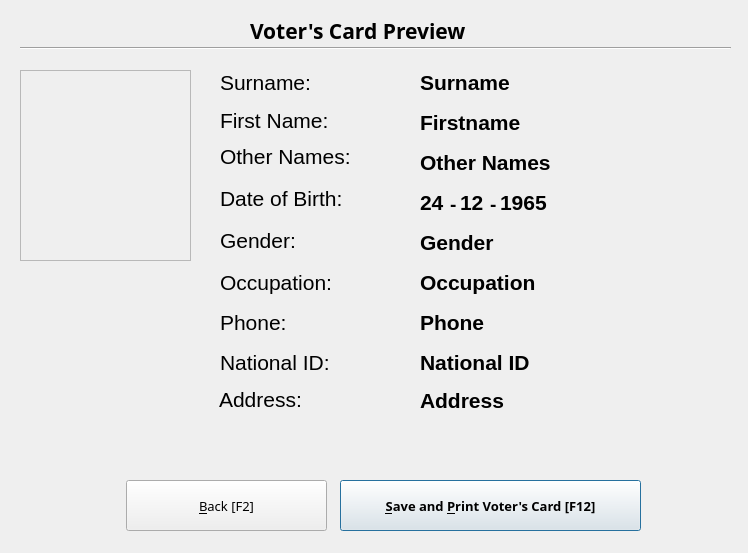
<?xml version="1.0" encoding="UTF-8"?>
<ui version="4.0">
 <class>PreviewDialog</class>
 <widget class="QDialog" name="PreviewDialog">
  <property name="geometry">
   <rect>
    <x>0</x>
    <y>0</y>
    <width>748</width>
    <height>553</height>
   </rect>
  </property>
  <property name="windowTitle">
   <string>Dialog</string>
  </property>
  <widget class="QLabel" name="label">
   <property name="geometry">
    <rect>
     <x>250</x>
     <y>10</y>
     <width>261</width>
     <height>41</height>
    </rect>
   </property>
   <property name="font">
    <font>
     <family>Lucida Sans</family>
     <pointsize>16</pointsize>
     <weight>75</weight>
     <bold>true</bold>
    </font>
   </property>
   <property name="text">
    <string>Voter's Card Preview </string>
   </property>
  </widget>
  <widget class="QLabel" name="lblPhotoFront">
   <property name="geometry">
    <rect>
     <x>20</x>
     <y>70</y>
     <width>171</width>
     <height>191</height>
    </rect>
   </property>
   <property name="frameShape">
    <enum>QFrame::StyledPanel</enum>
   </property>
   <property name="midLineWidth">
    <number>1</number>
   </property>
   <property name="text">
    <string/>
   </property>
   <property name="pixmap">
    <pixmap>photos/selected_photox.jpg</pixmap>
   </property>
   <property name="scaledContents">
    <bool>true</bool>
   </property>
  </widget>
  <widget class="QLabel" name="label_7">
   <property name="geometry">
    <rect>
     <x>220</x>
     <y>310</y>
     <width>68</width>
     <height>25</height>
    </rect>
   </property>
   <property name="font">
    <font>
     <family>Arial</family>
     <pointsize>16</pointsize>
    </font>
   </property>
   <property name="text">
    <string>Phone:</string>
   </property>
  </widget>
  <widget class="QLabel" name="label_5">
   <property name="geometry">
    <rect>
     <x>220</x>
     <y>228</y>
     <width>78</width>
     <height>25</height>
    </rect>
   </property>
   <property name="font">
    <font>
     <family>Arial</family>
     <pointsize>16</pointsize>
    </font>
   </property>
   <property name="text">
    <string>Gender:</string>
   </property>
  </widget>
  <widget class="QLabel" name="label_4">
   <property name="geometry">
    <rect>
     <x>219</x>
     <y>387</y>
     <width>85</width>
     <height>25</height>
    </rect>
   </property>
   <property name="font">
    <font>
     <family>Arial</family>
     <pointsize>16</pointsize>
    </font>
   </property>
   <property name="text">
    <string>Address:</string>
   </property>
  </widget>
  <widget class="QLabel" name="label_6">
   <property name="geometry">
    <rect>
     <x>220</x>
     <y>186</y>
     <width>125</width>
     <height>25</height>
    </rect>
   </property>
   <property name="font">
    <font>
     <family>Arial</family>
     <pointsize>16</pointsize>
    </font>
   </property>
   <property name="text">
    <string>Date of Birth:</string>
   </property>
  </widget>
  <widget class="QLabel" name="label_25">
   <property name="geometry">
    <rect>
     <x>220</x>
     <y>270</y>
     <width>131</width>
     <height>25</height>
    </rect>
   </property>
   <property name="font">
    <font>
     <family>Arial</family>
     <pointsize>16</pointsize>
    </font>
   </property>
   <property name="text">
    <string>Occupation:</string>
   </property>
  </widget>
  <widget class="QLabel" name="label_8">
   <property name="geometry">
    <rect>
     <x>220</x>
     <y>108</y>
     <width>111</width>
     <height>25</height>
    </rect>
   </property>
   <property name="font">
    <font>
     <family>Arial</family>
     <pointsize>16</pointsize>
    </font>
   </property>
   <property name="text">
    <string>First Name:</string>
   </property>
  </widget>
  <widget class="QLabel" name="label_9">
   <property name="geometry">
    <rect>
     <x>220</x>
     <y>144</y>
     <width>134</width>
     <height>25</height>
    </rect>
   </property>
   <property name="font">
    <font>
     <family>Arial</family>
     <pointsize>16</pointsize>
    </font>
   </property>
   <property name="text">
    <string>Other Names:</string>
   </property>
  </widget>
  <widget class="QLabel" name="label_10">
   <property name="geometry">
    <rect>
     <x>220</x>
     <y>70</y>
     <width>93</width>
     <height>25</height>
    </rect>
   </property>
   <property name="font">
    <font>
     <family>Arial</family>
     <pointsize>16</pointsize>
    </font>
   </property>
   <property name="text">
    <string>Surname:</string>
   </property>
  </widget>
  <widget class="Line" name="line">
   <property name="geometry">
    <rect>
     <x>20</x>
     <y>40</y>
     <width>711</width>
     <height>16</height>
    </rect>
   </property>
   <property name="orientation">
    <enum>Qt::Horizontal</enum>
   </property>
  </widget>
  <widget class="QLabel" name="lblLastName">
   <property name="geometry">
    <rect>
     <x>420</x>
     <y>70</y>
     <width>351</width>
     <height>25</height>
    </rect>
   </property>
   <property name="font">
    <font>
     <family>Arial</family>
     <pointsize>16</pointsize>
     <weight>75</weight>
     <bold>true</bold>
    </font>
   </property>
   <property name="text">
    <string>Surname</string>
   </property>
  </widget>
  <widget class="QLabel" name="lblFirstName">
   <property name="geometry">
    <rect>
     <x>420</x>
     <y>110</y>
     <width>321</width>
     <height>25</height>
    </rect>
   </property>
   <property name="font">
    <font>
     <family>Arial</family>
     <pointsize>16</pointsize>
     <weight>75</weight>
     <bold>true</bold>
    </font>
   </property>
   <property name="text">
    <string>Firstname</string>
   </property>
  </widget>
  <widget class="QLabel" name="lblOccupation">
   <property name="geometry">
    <rect>
     <x>420</x>
     <y>270</y>
     <width>321</width>
     <height>25</height>
    </rect>
   </property>
   <property name="font">
    <font>
     <family>Arial</family>
     <pointsize>16</pointsize>
     <weight>75</weight>
     <bold>true</bold>
    </font>
   </property>
   <property name="text">
    <string>Occupation</string>
   </property>
  </widget>
  <widget class="QLabel" name="lblMiddleName">
   <property name="geometry">
    <rect>
     <x>420</x>
     <y>150</y>
     <width>321</width>
     <height>25</height>
    </rect>
   </property>
   <property name="font">
    <font>
     <family>Arial</family>
     <pointsize>16</pointsize>
     <weight>75</weight>
     <bold>true</bold>
    </font>
   </property>
   <property name="text">
    <string>Other Names</string>
   </property>
  </widget>
  <widget class="QLabel" name="lblDobDay">
   <property name="geometry">
    <rect>
     <x>420</x>
     <y>190</y>
     <width>51</width>
     <height>25</height>
    </rect>
   </property>
   <property name="font">
    <font>
     <family>Arial</family>
     <pointsize>16</pointsize>
     <weight>75</weight>
     <bold>true</bold>
    </font>
   </property>
   <property name="text">
    <string>24</string>
   </property>
  </widget>
  <widget class="QLabel" name="lblGender">
   <property name="geometry">
    <rect>
     <x>420</x>
     <y>230</y>
     <width>321</width>
     <height>25</height>
    </rect>
   </property>
   <property name="font">
    <font>
     <family>Arial</family>
     <pointsize>16</pointsize>
     <weight>75</weight>
     <bold>true</bold>
    </font>
   </property>
   <property name="text">
    <string>Gender</string>
   </property>
  </widget>
  <widget class="QLabel" name="lblAddress">
   <property name="geometry">
    <rect>
     <x>420</x>
     <y>388</y>
     <width>281</width>
     <height>81</height>
    </rect>
   </property>
   <property name="font">
    <font>
     <family>Arial</family>
     <pointsize>16</pointsize>
     <weight>75</weight>
     <bold>true</bold>
    </font>
   </property>
   <property name="text">
    <string>Address</string>
   </property>
   <property name="alignment">
    <set>Qt::AlignLeading|Qt::AlignLeft|Qt::AlignTop</set>
   </property>
   <property name="wordWrap">
    <bool>true</bool>
   </property>
  </widget>
  <widget class="QLabel" name="lblDobMonth">
   <property name="geometry">
    <rect>
     <x>460</x>
     <y>190</y>
     <width>41</width>
     <height>25</height>
    </rect>
   </property>
   <property name="font">
    <font>
     <family>Arial</family>
     <pointsize>16</pointsize>
     <weight>75</weight>
     <bold>true</bold>
    </font>
   </property>
   <property name="text">
    <string>12</string>
   </property>
  </widget>
  <widget class="QLabel" name="lblDobYear">
   <property name="geometry">
    <rect>
     <x>500</x>
     <y>190</y>
     <width>51</width>
     <height>25</height>
    </rect>
   </property>
   <property name="font">
    <font>
     <family>Arial</family>
     <pointsize>16</pointsize>
     <weight>75</weight>
     <bold>true</bold>
    </font>
   </property>
   <property name="text">
    <string>1965</string>
   </property>
  </widget>
  <widget class="QLabel" name="lblMobile">
   <property name="geometry">
    <rect>
     <x>420</x>
     <y>310</y>
     <width>321</width>
     <height>25</height>
    </rect>
   </property>
   <property name="font">
    <font>
     <family>Arial</family>
     <pointsize>16</pointsize>
     <weight>75</weight>
     <bold>true</bold>
    </font>
   </property>
   <property name="text">
    <string>Phone</string>
   </property>
  </widget>
  <widget class="QLabel" name="label_3">
   <property name="geometry">
    <rect>
     <x>450</x>
     <y>196</y>
     <width>16</width>
     <height>16</height>
    </rect>
   </property>
   <property name="font">
    <font>
     <pointsize>14</pointsize>
     <weight>75</weight>
     <bold>true</bold>
    </font>
   </property>
   <property name="text">
    <string>-</string>
   </property>
  </widget>
  <widget class="QLabel" name="label_11">
   <property name="geometry">
    <rect>
     <x>490</x>
     <y>196</y>
     <width>16</width>
     <height>16</height>
    </rect>
   </property>
   <property name="font">
    <font>
     <pointsize>14</pointsize>
     <weight>75</weight>
     <bold>true</bold>
    </font>
   </property>
   <property name="text">
    <string>-</string>
   </property>
  </widget>
  <widget class="QPushButton" name="savePrintVCButton">
   <property name="geometry">
    <rect>
     <x>340</x>
     <y>480</y>
     <width>301</width>
     <height>51</height>
    </rect>
   </property>
   <property name="font">
    <font>
     <family>Lucida Sans</family>
     <pointsize>10</pointsize>
     <weight>75</weight>
     <bold>true</bold>
    </font>
   </property>
   <property name="text">
    <string>&amp;Save and &amp;Print Voter's Card [F12]</string>
   </property>
  </widget>
  <widget class="QPushButton" name="backButton">
   <property name="geometry">
    <rect>
     <x>126</x>
     <y>480</y>
     <width>201</width>
     <height>51</height>
    </rect>
   </property>
   <property name="font">
    <font>
     <family>Lucida Sans</family>
     <pointsize>10</pointsize>
     <weight>50</weight>
     <bold>false</bold>
    </font>
   </property>
   <property name="text">
    <string>&amp;Back [F2]</string>
   </property>
  </widget>
  <widget class="QLabel" name="label_12">
   <property name="geometry">
    <rect>
     <x>220</x>
     <y>350</y>
     <width>141</width>
     <height>25</height>
    </rect>
   </property>
   <property name="font">
    <font>
     <family>Arial</family>
     <pointsize>16</pointsize>
    </font>
   </property>
   <property name="text">
    <string>National ID:</string>
   </property>
  </widget>
  <widget class="QLabel" name="lblNationalID">
   <property name="geometry">
    <rect>
     <x>420</x>
     <y>350</y>
     <width>321</width>
     <height>25</height>
    </rect>
   </property>
   <property name="font">
    <font>
     <family>Arial</family>
     <pointsize>16</pointsize>
     <weight>75</weight>
     <bold>true</bold>
    </font>
   </property>
   <property name="text">
    <string>National ID</string>
   </property>
  </widget>
 </widget>
 <resources/>
 <connections>
  <connection>
   <sender>backButton</sender>
   <signal>clicked()</signal>
   <receiver>PreviewDialog</receiver>
   <slot>reject()</slot>
   <hints>
    <hint type="sourcelabel">
     <x>400</x>
     <y>475</y>
    </hint>
    <hint type="destinationlabel">
     <x>373</x>
     <y>248</y>
    </hint>
   </hints>
  </connection>
 </connections>
</ui>
